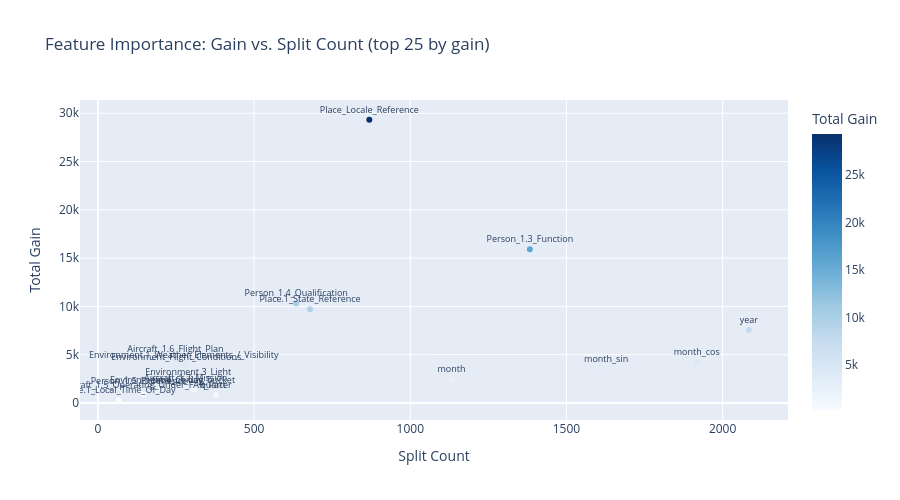

Notebook cell for this chart:
### Markdown cell above
## 6. Split Feature Importance: Split Count vs Gain

### Code cell
gain_imp   = model.feature_importance(importance_type="gain")
split_imp  = model.feature_importance(importance_type="split")
feat_names = model.feature_name()

imp_df = pd.DataFrame({
    "feature": feat_names,
    "gain":    gain_imp,
    "split":   split_imp,
}).query("gain > 0").nlargest(25, "gain")

fig = px.scatter(
    imp_df,
    x="split",
    y="gain",
    text="feature",
    title="Feature Importance: Gain vs. Split Count (top 25 by gain)",
    labels={"split": "Split Count", "gain": "Total Gain"},
    color="gain",
    color_continuous_scale="Blues",
)
fig.update_traces(textposition="top center", textfont_size=9)
fig.update_layout(height=500, showlegend=False)
fig.show()

### Figure 1 — Plotly figure (JSON) as saved in the notebook; plotly's stock layout.template omitted (floating-point values rounded to 4 significant figures)
{"data": [{"hovertemplate": "Split Count=%{x}<br>Total Gain=%{marker.color}<br>feature=%{text}<extra></extra>", "legendgroup": "", "marker": {"color": [29320.0, 15900.0, 10300.0, 9711.0, 7555.0, 4517.0, 4194.0, 3968.0, 3713.0, 3550.0, 2464.0, 2167.0, 1572.0, 1377.0, 1357.0, 1283.0, 859.9, 846.0, 281.6], "coloraxis": "coloraxis", "symbol": "circle"}, "mode": "markers+text", "name": "", "orientation": "v", "showlegend": false, "text": ["Place_Locale_Reference", "Person_1.3_Function", "Person_1.4_Qualification", "Place.1_State_Reference", "year", "Aircraft_1.6_Flight_Plan", "month_cos", "Environment.1_Weather_Elements_/_Visibility", "Environment_Flight_Conditions", "month_sin", "month", "Environment.3_Light", "Aircraft_1.7_Mission", "time_of_day_bucket", "Environment.4_Ceiling", "Person_1.5_Experience", "quarter", "Aircraft_1.5_Operating_Under_FAR_Part", "Time.1_Local_Time_Of_Day"], "textfont": {"size": 9}, "textposition": "top center", "type": "scatter", "x": [869, 1383, 635, 679, 2084, 248, 1917, 275, 251, 1627, 1132, 289, 281, 307, 188, 131, 378, 146, 68], "xaxis": "x", "y": [29320.0, 15900.0, 10300.0, 9711.0, 7555.0, 4517.0, 4194.0, 3968.0, 3713.0, 3550.0, 2464.0, 2167.0, 1572.0, 1377.0, 1357.0, 1283.0, 859.9, 846.0, 281.6], "yaxis": "y"}], "layout": {"coloraxis": {"colorbar": {"title": {"text": "Total Gain"}}, "colorscale": [[0, "rgb(247,251,255)"], [0.125, "rgb(222,235,247)"], [0.25, "rgb(198,219,239)"], [0.375, "rgb(158,202,225)"], [0.5, "rgb(107,174,214)"], [0.625, "rgb(66,146,198)"], [0.75, "rgb(33,113,181)"], [0.875, "rgb(8,81,156)"], [1, "rgb(8,48,107)"]]}, "height": 500, "legend": {"tracegroupgap": 0}, "showlegend": false, "title": {"text": "Feature Importance: Gain vs. Split Count (top 25 by gain)"}, "xaxis": {"anchor": "y", "domain": [0, 1], "title": {"text": "Split Count"}}, "yaxis": {"anchor": "x", "domain": [0, 1], "title": {"text": "Total Gain"}}}}
